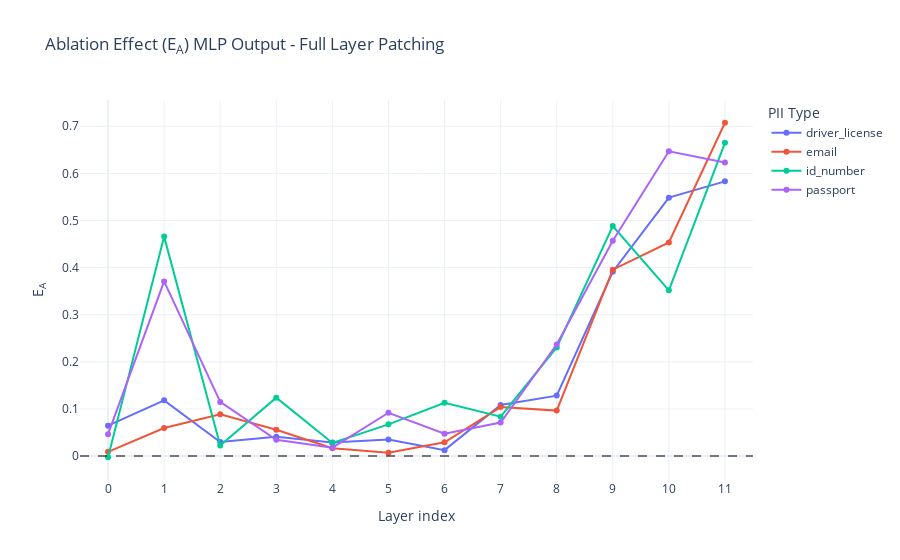
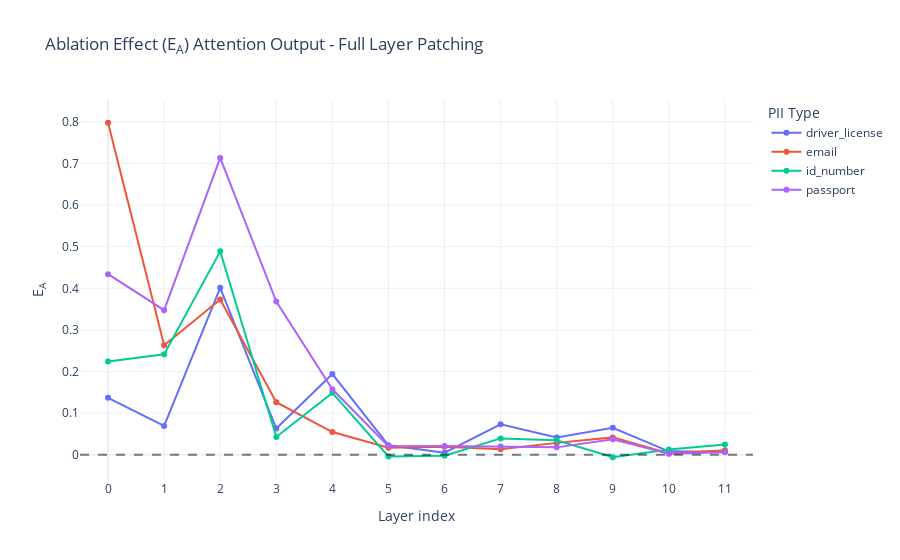

The cell these charts' notebook holds for them, in order:
### Markdown cell above
## Base to Memorized Activation Patching
Now control model is the memorized one, and target is the base

### Code cell
def get_layer_name(layer_name):
    if layer_name == "attn_out":
        return "Attention Output"
    elif layer_name == "mlp_out":
        return "MLP Output"
    else:
        return layer_name

RUN_ID_SWEEP = f"layer_sweep"
PATCH_DIRECTION_SWEEP = "base_to_memorized"
COMPONENTS =  ["mlp_out", "attn_out"] 

# now control model is the memorized one, and target is the base
tl_target_model, tl_control_model, tokenizer = load_pythia_models(
    MODEL_SIZE,
    BASE_MODEL_PATH,
    MEMORIZED_MODEL_PATH,
    DEVICE,
)

baseline_metrics = compute_baseline_metrics(tl_control_model, tl_target_model, tokenized_pii_data)
results = {}
layer_names = COMPONENTS
for pii_type, samples in tqdm(tokenized_pii_data.items(), desc="PII type", position=0):
    results[pii_type] = {}
    results[pii_type]["num_target_tokens"] = samples["num_target_tokens"]
    baseline_ctrl_logprob = baseline_metrics[pii_type]["mean_ctrl_logprob"]
    for layer_name in tqdm(layer_names, desc=f"{pii_type} layer name", position=1):
        results[pii_type][layer_name] = patch_layer_activations(
            tl_control_model,
            tl_target_model,
            layer_name,
            samples,
            baseline_metrics,
            WINDOW_SIZE
        )


n_layers = tl_control_model.cfg.n_layers
patched_layer_indices = np.arange(WINDOW_SIZE // 2, n_layers - WINDOW_SIZE // 2)  # centers of WINDOW_SIZE-layer windows



for layer_type in COMPONENTS:
    fig = go.Figure()
    for pii_type in results.keys():
        effects = results[pii_type][layer_type]
        fig.add_trace(
            go.Scatter(
                x=patched_layer_indices,
                y=effects[patched_layer_indices],
                mode="lines+markers",
                name=pii_type
            )
        )
    
    title = (
        f"Ablation Effect (E<sub>A</sub>) {get_layer_name(layer_type)} - Full Layer Patching\n"
    )
    

    fig.add_hline(y=0, line_dash="dash", line_color="black", opacity=0.5)
    fig.update_xaxes(
        title_text=f"Layer index (center of {WINDOW_SIZE}-layer window)" if WINDOW_SIZE > 1 else "Layer index",
        tickmode="array",
        tickvals=patched_layer_indices,
        range=[patched_layer_indices[0] - 0.5, patched_layer_indices[-1] + 0.5],
    )
    fig.update_yaxes(title_text="E<sub>A<sub>")

    fig.update_layout(
        title=title,
        legend_title_text="PII Type",
        template="plotly_white"
    )
    
    out_dir = OUTPUT_VIS_DIR / f"num_tg_tkns_{NUM_TARGET_TOKENS}" / f"w{WINDOW_SIZE}" / PATCH_DIRECTION_SWEEP / RUN_ID_SWEEP 
    os.makedirs(out_dir, exist_ok=True)

    stem = (
        f"{layer_type}_layer_sweep"
    )

    output_path = (out_dir / stem).with_suffix(".png")
    fig.write_image(output_path)
    print(f"Saved figure to: {output_path}")

    fig.show()

### Figure 1 — Plotly figure (JSON) as saved in the notebook; plotly's stock layout.template omitted (floating-point values rounded to 4 significant figures)
{"data": [{"mode": "lines+markers", "name": "driver_license", "type": "scatter", "x": [0, 1, 2, 3, 4, 5, 6, 7, 8, 9, 10, 11], "y": [0.06443, 0.1182, 0.02979, 0.04088, 0.02894, 0.03522, 0.01255, 0.1086, 0.1283, 0.3912, 0.5485, 0.5831]}, {"mode": "lines+markers", "name": "email", "type": "scatter", "x": [0, 1, 2, 3, 4, 5, 6, 7, 8, 9, 10, 11], "y": [0.00886, 0.05957, 0.08851, 0.05583, 0.01642, 0.007073, 0.02913, 0.104, 0.09642, 0.3955, 0.4535, 0.7075]}, {"mode": "lines+markers", "name": "id_number", "type": "scatter", "x": [0, 1, 2, 3, 4, 5, 6, 7, 8, 9, 10, 11], "y": [-0.002552, 0.4658, 0.02227, 0.124, 0.02769, 0.06731, 0.1129, 0.08349, 0.2306, 0.4881, 0.3517, 0.6648]}, {"mode": "lines+markers", "name": "passport", "type": "scatter", "x": [0, 1, 2, 3, 4, 5, 6, 7, 8, 9, 10, 11], "y": [0.04644, 0.3707, 0.1149, 0.03439, 0.01787, 0.09189, 0.04728, 0.0711, 0.2367, 0.457, 0.6468, 0.623]}], "layout": {"legend": {"title": {"text": "PII Type"}}, "shapes": [{"line": {"color": "black", "dash": "dash"}, "opacity": 0.5, "type": "line", "x0": 0, "x1": 1, "xref": "x domain", "y0": 0, "y1": 0, "yref": "y"}], "title": {"text": "Ablation Effect (E<sub>A</sub>) MLP Output - Full Layer Patching\n"}, "xaxis": {"range": [-0.5, 11.5], "tickmode": "array", "tickvals": [0, 1, 2, 3, 4, 5, 6, 7, 8, 9, 10, 11], "title": {"text": "Layer index"}}, "yaxis": {"title": {"text": "E<sub>A<sub>"}}}}

### Figure 2 — Plotly figure (JSON) as saved in the notebook; plotly's stock layout.template omitted (floating-point values rounded to 4 significant figures)
{"data": [{"mode": "lines+markers", "name": "driver_license", "type": "scatter", "x": [0, 1, 2, 3, 4, 5, 6, 7, 8, 9, 10, 11], "y": [0.137, 0.06952, 0.4011, 0.0632, 0.194, 0.02284, 0.005294, 0.07337, 0.04158, 0.065, 0.008495, 0.006807]}, {"mode": "lines+markers", "name": "email", "type": "scatter", "x": [0, 1, 2, 3, 4, 5, 6, 7, 8, 9, 10, 11], "y": [0.7976, 0.2634, 0.3729, 0.1263, 0.05473, 0.01711, 0.0195, 0.0135, 0.02878, 0.04199, 0.003214, 0.01094]}, {"mode": "lines+markers", "name": "id_number", "type": "scatter", "x": [0, 1, 2, 3, 4, 5, 6, 7, 8, 9, 10, 11], "y": [0.2244, 0.2415, 0.4887, 0.04308, 0.1489, -0.003787, -0.001996, 0.03951, 0.03519, -0.005733, 0.01293, 0.02472]}, {"mode": "lines+markers", "name": "passport", "type": "scatter", "x": [0, 1, 2, 3, 4, 5, 6, 7, 8, 9, 10, 11], "y": [0.4338, 0.3475, 0.713, 0.3682, 0.1576, 0.02096, 0.02156, 0.02019, 0.01799, 0.03735, 0.002425, 0.005989]}], "layout": {"legend": {"title": {"text": "PII Type"}}, "shapes": [{"line": {"color": "black", "dash": "dash"}, "opacity": 0.5, "type": "line", "x0": 0, "x1": 1, "xref": "x domain", "y0": 0, "y1": 0, "yref": "y"}], "title": {"text": "Ablation Effect (E<sub>A</sub>) Attention Output - Full Layer Patching\n"}, "xaxis": {"range": [-0.5, 11.5], "tickmode": "array", "tickvals": [0, 1, 2, 3, 4, 5, 6, 7, 8, 9, 10, 11], "title": {"text": "Layer index"}}, "yaxis": {"title": {"text": "E<sub>A<sub>"}}}}
